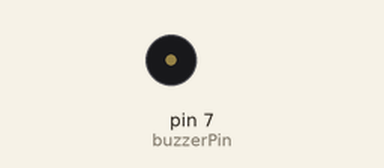
The sketch below on a simulated Arduino Uno, built with avr-gcc and run on an emulated ATmega328P. On the bench: buzzer (waves = sounding, pin HIGH).

Above: at 0.5 s.
Timing chart, 0 to 4.6 s (numbered marks = the images above):
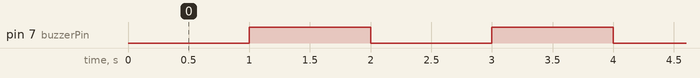

The sketch:

Active.ino
```cpp
/************************************************
 * 湖南创乐博智能科技有限公司
 * function:you can hear the active buzzer beeping.
 * But it won't work if you use a passive one here.
 *************************************************/

int buzzerPin = 7;//the pin of the active buzzer attach to pin7
void setup()
{
  pinMode(buzzerPin,OUTPUT);//set the buzzer as as OUTPUT
  digitalWrite(buzzerPin,LOW);//initialize the buzzerPin as LOW level
}
void loop()
{
 digitalWrite(buzzerPin,LOW);
 delay(1000);
 digitalWrite(buzzerPin,HIGH);
 delay(1000);
}
```

Measured:
- by itself, pin 7 (buzzerPin): alternates HIGH for 1.0 s and LOW for 1.0 s
